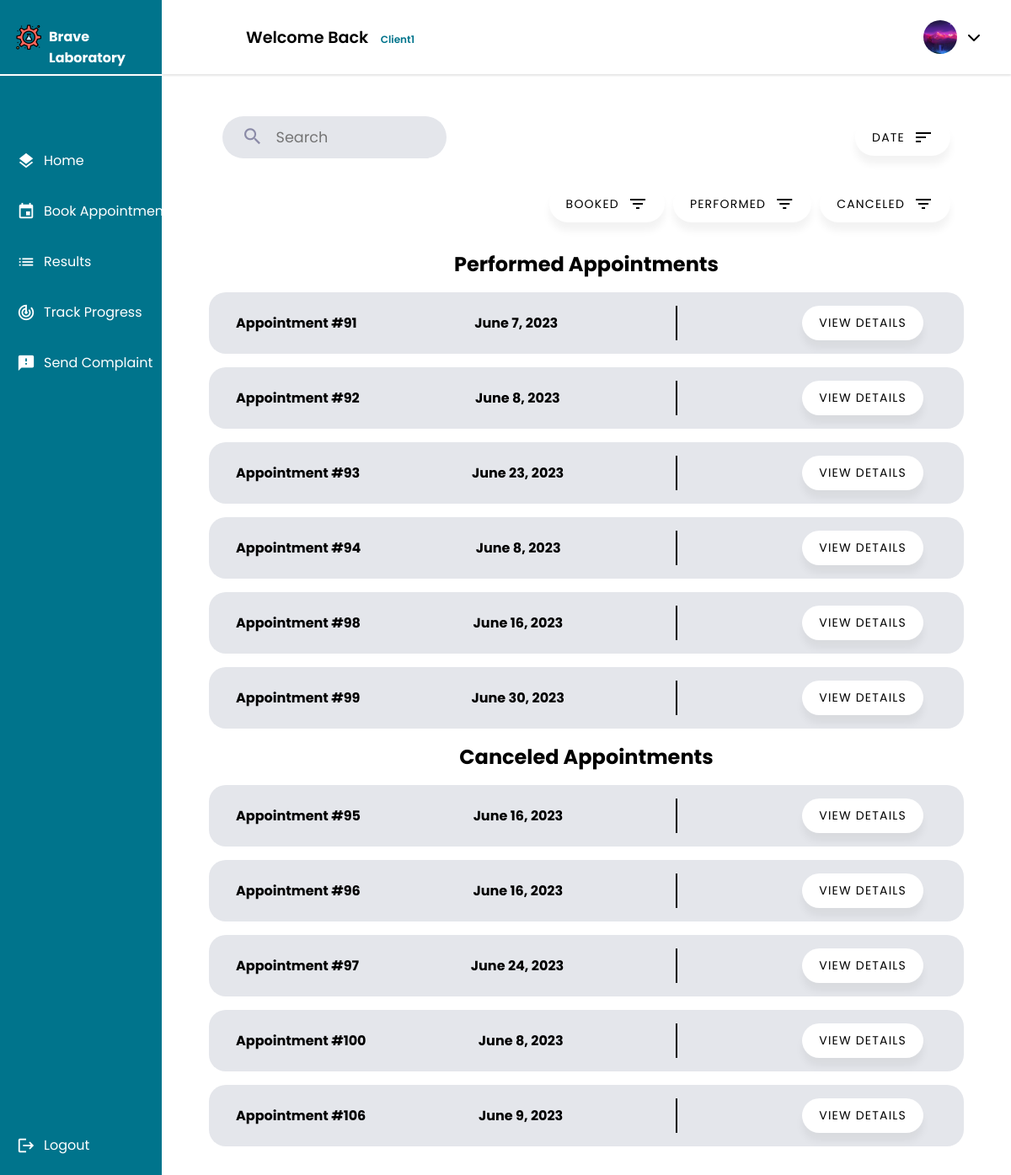
Page /client/home/appointment (signed in) on the earlier database version.
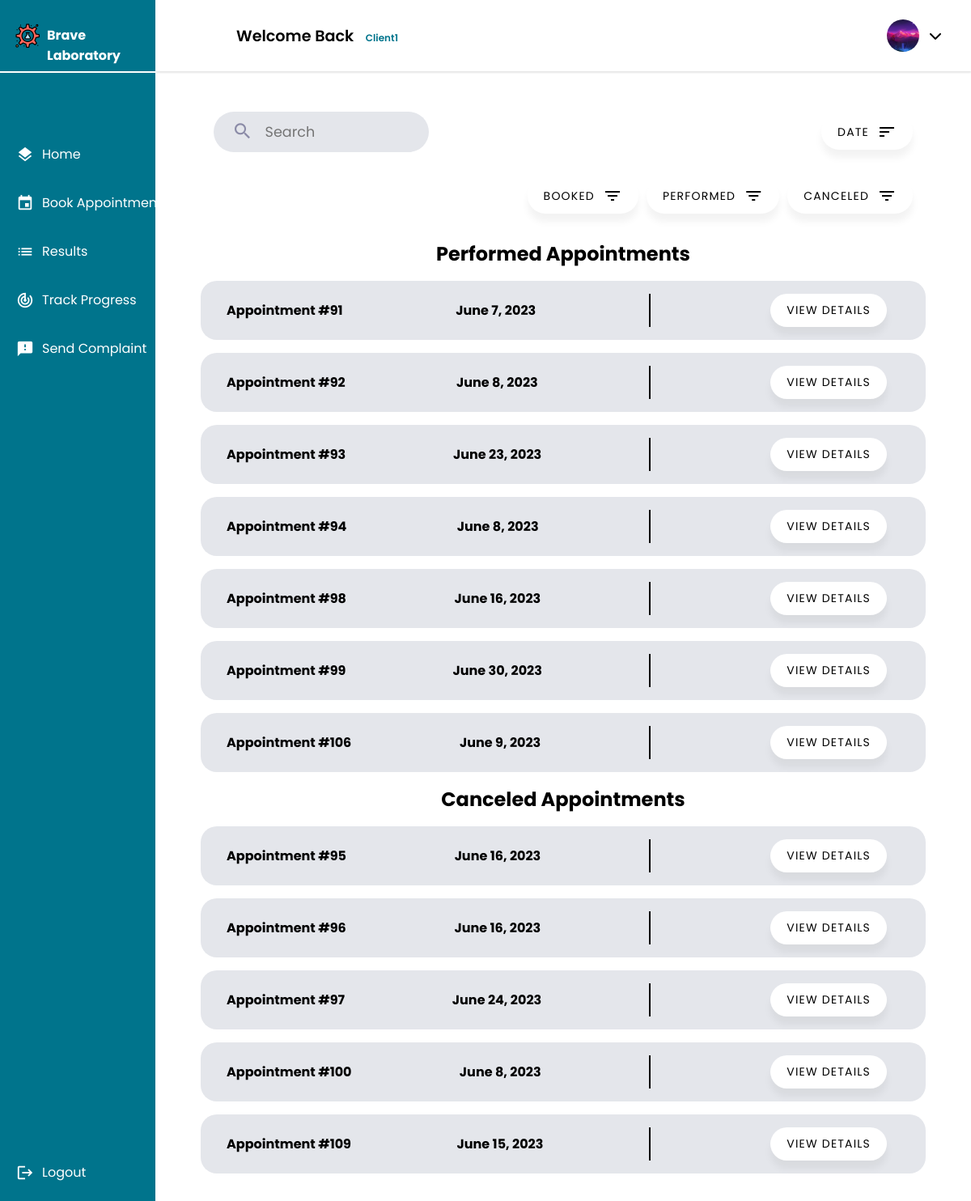
Same page on the later database version.
### client/models.py (models this page shows, shortened)
class Client(models.Model):
    GENDERS =[
        ('M','Male'),
        ('F','Female')
    ]
    user = models.OneToOneField(User, primary_key = True, on_delete=models.CASCADE)
    phone_number = models.CharField(max_length=10,validators=[phone_regex])
    gender = models.CharField(max_length = 1 ,choices = GENDERS)
    address = models.CharField(max_length=50)
    policy = models.BooleanField(default = False)
    profile_pic = models.ImageField(default="default.png", upload_to="profile_pics")
    date_of_birth = models.DateField(default='2003-03-08')
    tests_made = models.PositiveIntegerField(default=0)
    class Meta():
        db_table = 'auth_client'

### main_home/models.py (models this page shows, shortened)
class Appointment(models.Model):
    UPCOMING = 'Upcoming'
    TOMORROW = 'Tommorow'
    TODAY = 'Today'
    OVERDUE = 'Overdue'
    STATUS_CHOICES = [
        (UPCOMING, 'Upcoming'),
        (TOMORROW, 'Tommorow'),
        (TODAY, 'Today'),
        (OVERDUE, 'Overdue'),
    ]
    client = models.ForeignKey(Client, on_delete=models.CASCADE)
    tests_requested = models.ManyToManyField(TestOffered)
    date = models.DateField(validators=[validate_date_not_past])
    description = models.CharField(max_length=1000,blank=True)
    document = models.ImageField(null=True,blank=True,upload_to='medical_documents')
    total_price = models.DecimalField(max_digits=10, decimal_places=2)
    payment_status = models.BooleanField(default=False)
    arrived = models.BooleanField(default=False)
    cancelled = models.BooleanField(default=False)
    performed = models.BooleanField(default=False)
    urgent = models.BooleanField(default=False)
    class Meta:
        db_table = 'appointment'
    @property
    def status(self):
        today = timezone.now().date()
        if self.date > today:
            return self.UPCOMING
        elif self.date == today:
            return self.TODAY
        elif self.date == today + timezone.timedelta(days=1):
            return self.TOMORROW
        else:
            return self.OVERDUE
    @property
    def check_overdue(self):
        if self.status == self.OVERDUE :
            self.cancelled = True
            return 1
        return 0

### client/views.py (the view, shortened to what this page needs)
# urls.py: path("home/appointment",views.client_home,name="client"),
@login_required
@permission_required('client.view_client', raise_exception=True)
def client_home(request):
    appointments = Appointment.objects.filter(client=request.user.client)
    for appointment in appointments:
        appointment.check_overdue
    if not (request.GET.get('date')) :
        sort_date = 'True'
    booked_appointments = []
    performed_appointments = []
    canceled_appointments = []
    state = request.GET.get('state')
    for appointment in appointments:
        if appointment.performed :
            performed_appointments.append(appointment)
        elif appointment.cancelled or (appointment.status == appointment.OVERDUE):
            canceled_appointments.append(appointment)
        else:
            booked_appointments.append(appointment)
    if state != "all" :
        if state == "booked" :
            context = {
                'booked_appointments': booked_appointments,
                'sort_date':sort_date,
                'state':state,
            }
            return render(request,'client/client.html',context)
        if state == "performed" :
            context = {
                'performed_appointments': performed_appointments,
                'sort_date':sort_date,
                'state':state,
            }
            return render(request,'client/client.html',context)
        if state == "canceled" :
            context = {
                'canceled_appointments': canceled_appointments,
                'sort_date':sort_date,
                'state':state,
            }
            return render(request,'client/client.html',context)
    state = 'all'
    context = {
        'booked_appointments': booked_appointments,
        'performed_appointments': performed_appointments,
        'canceled_appointments': canceled_appointments,
        'sort_date':sort_date,
        'state':state,
    }
    return render(request,'client/client.html',context)

### client/templates/client/client.html (shortened to what this page needs)
{% extends 'main_home/actors_base.html' %}
{% load static %}
{% block css_2 %}
<link rel="stylesheet" href="{% static 'css/list.css' %}">
<link rel="stylesheet" href="{% static 'css/lists/ap_list.css' %}">
{% endblock css_2 %}
{% block main %}
<div class="Container">
  <div class="header ">
    <div class="search">
        <form class="search-bar" method="post" >
            <button type="submit" name="search">
                <span class="material-icons search-icon">
                    </span>
            </button>
            <input class="search-bar-input" id="search" name="search" placeholder="Search" required="" type="text">
        </form>
    </div>
    <div class="nurse">
        <a href="{% url "client" %}?date={{sort_date}}&state={{state}}">
            <button class="list-button filter">
                <span>Date</span>
                <span class="material-icons">sort</span>
            </button>
        </a>
    </div>
</div>
<div class="header ">
    <div class="nurse">
    <a href="{% url "client" %}?state=booked">
        <button class="list-button filter">
            <span>Booked</span>
            <span class="material-icons">filter_list</span>
        </button>
    </a>
    <a href="{% url "client" %}?state=performed">
            <button class="list-button filter">
            <span>Performed</span>
            <span class="material-icons">filter_list</span>
        </button>
    </a>
    <a href="{% url "client" %}?state=canceled">
            <button class="list-button filter">
            <span>Canceled</span>
            <span class="material-icons">filter_list</span>
        </button>
    </a>
    </div>
</div>
    {% if performed_appointments %}
    <h2>Performed Appointments</h2>
    <div>
        <ul class="lists">
            {% for appointment in performed_appointments %}
            <li class="app1">
                <span><strong>Appointment #{{ appointment.id }}</strong></span>
                <span><strong>{{ appointment.date }}</strong></span>
                <div class="buttons">
                    <button class="list-button"><a class="list-links"
                            href="{% url 'client_appointment_detail' appointment.id %}">View Details</a></button>
                </div>
            </li>
            {% endfor %}
        </ul>
    </div>
    {% endif %}
    {% if canceled_appointments %}
    <h2>Canceled Appointments</h2>
    <div>
        <ul class="lists">
            {% for appointment in canceled_appointments %}
            <li class="app1">
                <span><strong>Appointment #{{ appointment.id }}</strong></span>
                <span><strong>{{ appointment.date }}</strong></span>
                <div class="buttons">
                    <button class="list-button"><a class="list-links"
                            href="{% url 'client_appointment_detail' appointment.id %}">View Details</a></button>
                </div>
            </li>
            {% endfor %}
        </ul>
    </div>
    {% endif %}
</div>
</div>
{% endblock main %}
{% block sidebar %}
<li><a href={% url 'client' %}><span class="material-icons X">layers</span><span class="nav-item">Home</span></a></li>
<li><a href={% url 'client_appointment_book' %}><span class="material-icons X">event</span><span class="nav-item">Book
            Appointment</span></a></li>
<li><a href={% url 'client_result_list' %}><span class="material-icons X">list</span><span
            class="nav-item">Results</span></a></li>
<li><a href={% url 'client_request_list' %}><span class="material-icons X">track_changes</span><span
            class="nav-item">Track Progress</span></a></li>
<li><a href={% url 'create_complaint' %}><span class="material-icons X">feedback</span><span class="nav-item">Send
            Complaint</span></a></li>
{% endblock sidebar %}

### main_home/templates/main_home/actors_base.html (shortened to what this page needs)
{% extends 'main_home/base.html' %}
{% load static %}
{% block css %}
        <link rel="stylesheet" href="https://cdnjs.cloudflare.com/ajax/libs/font-awesome/6.4.0/css/all.min.css">
        <link rel="stylesheet" href="{% static 'css/actors.css' %}" />
{% endblock css %}
{% block content %}
    <div class="container">
        <header>
            <div class="wlc">
                <h1>Welcome Back&nbsp;<span class="smaller-text">{{user.username}}</span></h1>
            </div>
            <div class="Left">
                <ul class="DROPS">
                    {% if user.groups.first.name == 'client' %}
                    <li class="profile-header"><a class="profile-pic-container" onclick="showElement()"><img class="profile-pic" alt="profile_pic" src="{{ user.client.profile_pic.url }}"></img><i class="fa-solid fa-chevron-down"></i></a>
                    {% endif %}
                        </li>
                    </ul>
                </div>
        </header>
        <div class="Main">
            {% block main %}{% endblock main %}
        </div>
    <div class="nav-header">
        <a class="logo" href="{% url user.groups.first.name %}">
            <img alt='logo' src="{% static 'img/logo.png' %}">
            <span><strong>Brave Laboratory</strong></span>
        </a>
    </div>
    <nav>
        <ul>
            {% block sidebar %}{% endblock sidebar %}
            <li class="end">
                <a href='{% url 'logout' %}'>
                    <span class="material-icons emoji">logout</span>
                    <span class="nav-item">Logout</span>
                </a>
            </li>
        </ul>
    </nav>
{% endblock content %}

### main_home/templates/main_home/base.html (shortened to what this page needs)
{% load static %}
<!DOCTYPE html>
<html lang="en">
<head>
    {% block css %}{% endblock css %}
    {% block css_2 %}{% endblock css_2 %}
</head>
<body>
    {% block content %}{% endblock content %}
</body>
</html>

### static/css/actors.css (style rules this page uses)
* { font-family: 'Poppins', sans-serif; margin: 0; padding: 0; }
body { background-color: #fff; }
ul { list-style-type: none; }
.container { text-align: center; float: right; width: 100%; height: 90vh; }
header { position: fixed; top: 0; left: 0; right: 0; z-index: 1; width: 84vw; height: 11vh; background-color: rgb(255, 255, 255); display: flex; align-items: center; justify-content: space-between; margin-left: auto; box-shadow: 0px 2px 2px rgba(0, 0, 0, 0.1); }
.Main { display: flex; justify-content: center; margin-top: 11vh; margin-left: 16vw; padding-top: 1.5%; padding-bottom: 1.5%; }
.Container { font-size: 16px; width:100%; height: 100%; margin: 0 20px; border-radius: 20px; background-color: white; padding-left: 20px; padding-right: 20px; }
.wlc { margin-left: 100px; }
.wlc h1 { font-size: 1.2rem; }
.Left { float: right; display: flex; align-items: center; flex-direction: row; justify-content: space-between; gap: 40px; margin-right: 15px; }
.DROPS { display: flex; align-items: center; justify-content: center; flex-direction: row; gap: 50px; }
.DROPS a { width: auto; height: auto; padding: 50px; text-decoration: none; color: black; padding: 1px; }
.DROPS li { padding: 20px; list-style: none; }
.DROPS .profile-header { width: auto; border-radius: 30px; height: 20px; display: flex; justify-content: center; align-items: center; cursor: pointer; }
.nav-header { position: fixed; left: 0; z-index: 1; top: 0; bottom: 89vh; background-color: #00748c ; width: 16vw; height: 11vh; overflow: hidden; box-shadow: 0px 4px 4px rgb(255, 255, 255); }
.nav-header a { position: relative; color: white; padding-left: 18px; width: 15vw; }
nav { position: fixed; left: 0; z-index: 1; top: 11.2vh; bottom: 0; background-color: #00748c; width: 16vw; overflow: hidden; }
.logo { display: flex; transition: all 0.5s ease; margin-top: 3.5vh; padding-right: 0 !important; width: 100%; gap: 8px; }
.logo span { font-size: 1rem; padding-top: 3px; }
.logo img { height: 32px; }
nav a { position: relative; color: white; display: table; padding-left: 20px; padding-right: 30px; width: 15vw; }
nav .material-icons { position: relative; top: 14px; font-size: 22px !important; }
nav ul { margin-top: 40%; }
.nav-item { position: relative; top: 8px; margin-left: 10px; }
nav ul li { transition: 0.4s; width: auto; margin-bottom: 10px; }
.end { position: fixed; bottom: 0; transition: 0.4s; width: auto; margin-bottom: 10px; }
nav ul li::after { content: ''; display: block; position: relative; left: 0; width: 5px; height: 100%; }
.profile-pic { width: 40px; height: 40px; border-radius: 50%; cursor: pointer; object-fit: cover; }
header h1 { font-weight: 600; }
a { text-decoration: none; }
nav a { height: 50px; }
.search { width: 100%; position: relative; display: flex; cursor: pointer; }
.search span { font-size: 26px; }
.search-bar button { border: none; background: none; color: #8b8ba7; }
.search-bar { --timing: 0.3s; --width-of-input: 240px; --height-of-input: 50px; --border-height: 2px; --input-bg: #fff; --border-color: #00748c; --border-radius: 30px; --after-border-radius: 1px; position: relative; width: var(--width-of-input); height: var(--height-of-input); display: flex; align-items: center; padding-inline: 0.8em; border-radius: var(--border-radius); transition: border-radius 0.5s ease; background: var(--input-bg, #fff); background-color: #E4E6EB; }
.search-bar-input { font-size: 1.1rem; background-color: transparent; width: 100%; height: 100%; padding-inline: 0.5em; padding-block: 0.7em; border: none; }
.search-bar:before { content: ""; position: absolute; background: var(--border-color); transform: scaleX(0); transform-origin: center; width: 100%; height: var(--border-height); left: 0; bottom: 0; border-radius: 1px; transition: transform var(--timing) ease; }
.search-bar .search-icon { margin-top: 3px; margin-right: 6px; margin-left: 10px; }
.profile-pic-container { display: flex; justify-content: center; align-items: center; gap: 12px; }
.profile-pic-container i { cursor: pointer !important; }

### static/css/lists/ap_list.css (style rules this page uses)
.app1 .buttons { width: 260px; display: flex; justify-content: right; gap: 10px; }

### main_home/templates/main_home/actors_base.html (style rules this page uses)
.smaller-text { font-size: 12px; margin-left: 10px; color: #00748c; text-transform: capitalize; }

Differences in the rows shown:
changed Appointment "June 9, 2023": moves from the list under "Canceled Appointments" to the list under "Performed Appointments"
added Appointment: id "109", date "June 15, 2023", shown under "Canceled Appointments"
